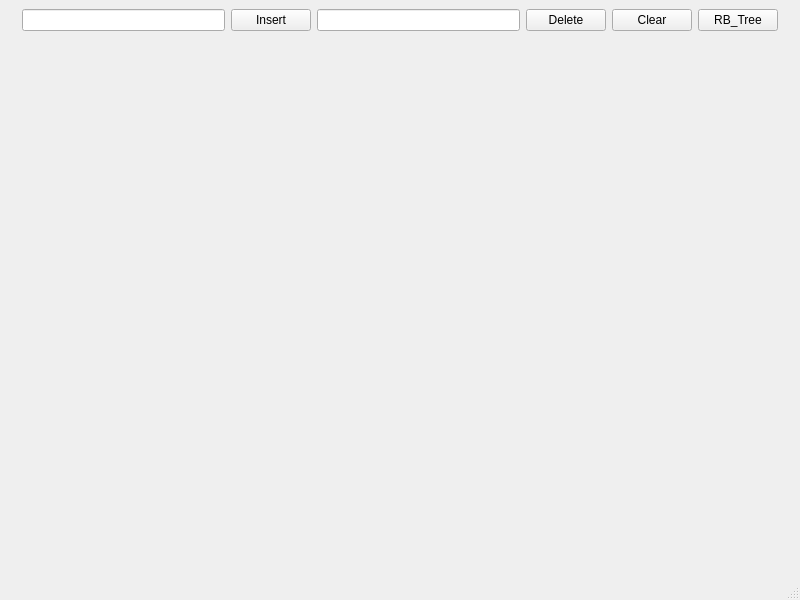
<?xml version="1.0" encoding="UTF-8"?>
<ui version="4.0">
 <class>MainWindow</class>
 <widget class="QMainWindow" name="MainWindow">
  <property name="geometry">
   <rect>
    <x>0</x>
    <y>0</y>
    <width>800</width>
    <height>600</height>
   </rect>
  </property>
  <property name="windowTitle">
   <string>MainWindow</string>
  </property>
  <widget class="QWidget" name="centralwidget">
   <layout class="QVBoxLayout" name="verticalLayout_3">
    <item>
     <layout class="QVBoxLayout" name="verticalLayout_2">
      <item>
       <layout class="QHBoxLayout" name="horizontalLayout">
        <item>
         <widget class="QLabel" name="label_5">
          <property name="text">
           <string/>
          </property>
         </widget>
        </item>
        <item>
         <widget class="QLineEdit" name="insEdit">
          <property name="sizePolicy">
           <sizepolicy hsizetype="Expanding" vsizetype="Fixed">
            <horstretch>0</horstretch>
            <verstretch>0</verstretch>
           </sizepolicy>
          </property>
         </widget>
        </item>
        <item>
         <widget class="QPushButton" name="ins">
          <property name="sizePolicy">
           <sizepolicy hsizetype="Minimum" vsizetype="Fixed">
            <horstretch>0</horstretch>
            <verstretch>0</verstretch>
           </sizepolicy>
          </property>
          <property name="text">
           <string>Insert</string>
          </property>
         </widget>
        </item>
        <item>
         <widget class="QLineEdit" name="delEdit">
          <property name="sizePolicy">
           <sizepolicy hsizetype="Expanding" vsizetype="Fixed">
            <horstretch>0</horstretch>
            <verstretch>0</verstretch>
           </sizepolicy>
          </property>
         </widget>
        </item>
        <item>
         <widget class="QPushButton" name="del">
          <property name="sizePolicy">
           <sizepolicy hsizetype="Minimum" vsizetype="Fixed">
            <horstretch>0</horstretch>
            <verstretch>0</verstretch>
           </sizepolicy>
          </property>
          <property name="text">
           <string>Delete</string>
          </property>
         </widget>
        </item>
        <item>
         <widget class="QPushButton" name="clear">
          <property name="sizePolicy">
           <sizepolicy hsizetype="Minimum" vsizetype="Fixed">
            <horstretch>0</horstretch>
            <verstretch>0</verstretch>
           </sizepolicy>
          </property>
          <property name="text">
           <string>Clear</string>
          </property>
         </widget>
        </item>
        <item>
         <widget class="QPushButton" name="RB_Tree">
          <property name="text">
           <string>RB_Tree</string>
          </property>
         </widget>
        </item>
        <item>
         <widget class="QLabel" name="label_6">
          <property name="text">
           <string/>
          </property>
         </widget>
        </item>
       </layout>
      </item>
      <item>
       <widget class="QLabel" name="label_2">
        <property name="text">
         <string/>
        </property>
       </widget>
      </item>
      <item>
       <layout class="QHBoxLayout" name="horizontalLayout_3">
        <item>
         <widget class="QLabel" name="label_3">
          <property name="text">
           <string/>
          </property>
         </widget>
        </item>
        <item>
         <widget class="QWidget" name="Image" native="true">
          <layout class="QHBoxLayout" name="horizontalLayout_2">
           <item>
            <spacer name="horizontalSpacer">
             <property name="orientation">
              <enum>Qt::Horizontal</enum>
             </property>
             <property name="sizeHint" stdset="0">
              <size>
               <width>40</width>
               <height>20</height>
              </size>
             </property>
            </spacer>
           </item>
           <item>
            <layout class="QVBoxLayout" name="verticalLayout">
             <item>
              <spacer name="verticalSpacer">
               <property name="orientation">
                <enum>Qt::Vertical</enum>
               </property>
               <property name="sizeHint" stdset="0">
                <size>
                 <width>20</width>
                 <height>40</height>
                </size>
               </property>
              </spacer>
             </item>
             <item>
              <widget class="QLabel" name="labelImage">
               <property name="sizePolicy">
                <sizepolicy hsizetype="Preferred" vsizetype="MinimumExpanding">
                 <horstretch>0</horstretch>
                 <verstretch>0</verstretch>
                </sizepolicy>
               </property>
               <property name="text">
                <string/>
               </property>
               <property name="scaledContents">
                <bool>true</bool>
               </property>
               <property name="alignment">
                <set>Qt::AlignCenter</set>
               </property>
               <property name="wordWrap">
                <bool>false</bool>
               </property>
              </widget>
             </item>
             <item>
              <spacer name="verticalSpacer_2">
               <property name="orientation">
                <enum>Qt::Vertical</enum>
               </property>
               <property name="sizeHint" stdset="0">
                <size>
                 <width>20</width>
                 <height>40</height>
                </size>
               </property>
              </spacer>
             </item>
            </layout>
           </item>
           <item>
            <spacer name="horizontalSpacer_2">
             <property name="orientation">
              <enum>Qt::Horizontal</enum>
             </property>
             <property name="sizeHint" stdset="0">
              <size>
               <width>40</width>
               <height>20</height>
              </size>
             </property>
            </spacer>
           </item>
          </layout>
         </widget>
        </item>
        <item>
         <widget class="QLabel" name="label_4">
          <property name="text">
           <string/>
          </property>
         </widget>
        </item>
       </layout>
      </item>
     </layout>
    </item>
   </layout>
  </widget>
  <widget class="QMenuBar" name="menubar">
   <property name="geometry">
    <rect>
     <x>0</x>
     <y>0</y>
     <width>800</width>
     <height>23</height>
    </rect>
   </property>
  </widget>
  <widget class="QStatusBar" name="statusbar"/>
 </widget>
 <resources/>
 <connections/>
</ui>
